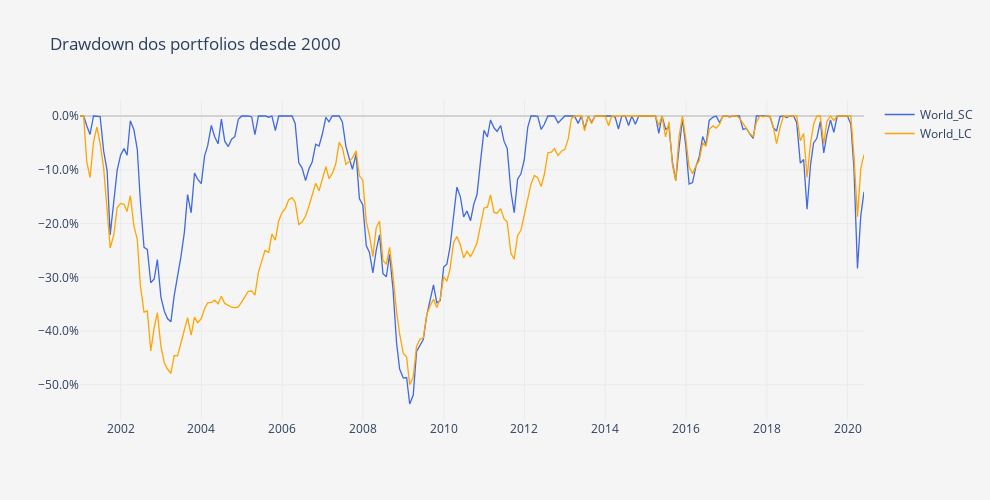

Source (notebook cell):
### Code cell
DD = pa.compute_drawdowns(fundos)
DD = DD /100

layout = go.Layout(
    title='Drawdown dos portfolios desde 2000',
    plot_bgcolor='#f5f5f5',
    paper_bgcolor='#f5f5f5',
    width=990,
    height=500,
    xaxis=dict(
        title='',
        showgrid=True,
        gridcolor='#ebebeb',
        titlefont=dict(size=12),
    ),
    yaxis=dict(
        title='',
        showgrid=True,
        gridcolor='#ebebeb',
        zeroline=True, # Adicionar ou não a zero line
        zerolinecolor='#d2d2d2',
        tickformat=".1%" # tickformat=".2%" se quiseres mais casas decimais
    ))

trace0 = go.Scatter(
    x = DD.index,
    y = DD.iloc[:, 0],
    name = DD.columns.to_list()[0],
    line = dict(
        color = 'royalblue',
        width = 1.3)
)

trace1 = go.Scatter(
    x = DD.index,
    y = DD.iloc[:, 1],
    name = DD.columns.to_list()[1],
    line = dict(
        color = 'orange',
        width = 1.3)
)

data = [trace0, trace1]
        
fig = go.Figure(data=data, layout=layout)
py.iplot(fig)

### Figure 1 — Plotly figure (JSON) as saved in the notebook; plotly's stock layout.template omitted (floating-point values rounded to 4 significant figures; data arrays with more than 128 entries replaced by an {"elided": "..."} marker saying what was removed)
{"data": [{"line": {"color": "royalblue", "width": 1.3}, "name": "World_SC", "type": "scatter", "x": {"elided": "234 str values"}, "y": {"elided": "234 float values"}}, {"line": {"color": "orange", "width": 1.3}, "name": "World_LC", "type": "scatter", "x": {"elided": "234 str values"}, "y": {"elided": "234 float values"}}], "layout": {"height": 500, "paper_bgcolor": "#f5f5f5", "plot_bgcolor": "#f5f5f5", "title": {"text": "Drawdown dos portfolios desde 2000"}, "width": 990, "xaxis": {"autorange": true, "gridcolor": "#ebebeb", "range": ["2000-12-29", "2020-05-29"], "showgrid": true, "title": {"font": {"size": 12}, "text": ""}, "type": "date"}, "yaxis": {"autorange": true, "gridcolor": "#ebebeb", "range": [-0.5653, 0.02975], "showgrid": true, "tickformat": ".1%", "title": {"text": ""}, "type": "linear", "zeroline": true, "zerolinecolor": "#d2d2d2"}}}
